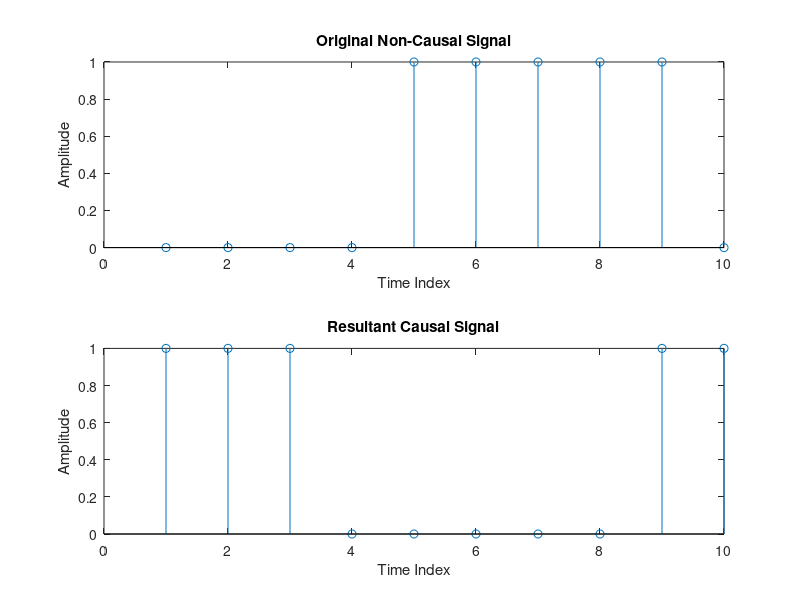

The MATLAB script that drew this image:
% Generate a non-causal signal
x = [0, 0, 0, 0, 1, 1, 1, 1, 1, 0];

% Create a position vector
position = [0, 0, 0, 0, 1, 1, 1, 1, 1, 0];

% Ensure the signal and position vector have the same length
if length(x) ~= length(position)
    error('Signal and position vector must have the same length');
end

% Find the index of the first non-zero element in the position vector
first_nonzero_index = find(position, 1);

% Make the signal causal by shifting it to the right
y = circshift(x, first_nonzero_index - 1);

% Plot the original non-causal signal
subplot(2,1,1);
stem(x);
title('Original Non-Causal Signal');
xlabel('Time Index');
ylabel('Amplitude');

% Plot the resultant causal signal
subplot(2,1,2);
stem(y);
title('Resultant Causal Signal');
xlabel('Time Index');
ylabel('Amplitude');